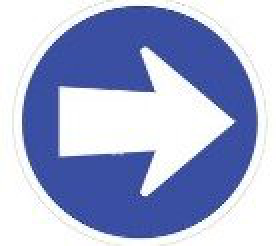
#> input picture laneDetector/right.png, 138 x 123 px, given in place of download.png, which was not available (shown 2 times larger)
$ python test.py
#> lines starting #> are read from the running program, lines starting #| are printed output that depends on the picture; pictures that were not available may be replaced by others from this repository, and a replacement may not be noted
# background = visualization_img
import cv2


import cv2
import numpy as np

def overlay_transparent(background, overlay, x, y):

    background_width = background.shape[1]
    background_height = background.shape[0]

    if x >= background_width or y >= background_height:
        return background

    h, w = overlay.shape[0], overlay.shape[1]

    if x + w > background_width:
        w = background_width - x
        overlay = overlay[:, :w]

    if y + h > background_height:
        h = background_height - y
        overlay = overlay[:h]

    if overlay.shape[2] < 4:
        overlay = np.concatenate(
            [
                overlay,
                np.ones((overlay.shape[0], overlay.shape[1], 1), dtype = overlay.dtype) * 255
            ],
            axis = 2,
        )

    overlay_image = overlay[..., :3]
    mask = overlay[..., 3:] / 255.0

    background[y:y+h, x:x+w] = (1.0 - mask) * background[y:y+h, x:x+w] + mask * overlay_image

    return background

a = cv2.imread('download.png')
#> a is the input picture: shape (123, 138, 3); mean B, G, R 209.6, 173.9, 164.4
overlay = cv2.imread('left.png')
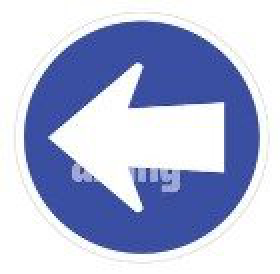
#> input picture laneDetector/left.png, 140 x 137 px (shown 2 times larger)
#> overlay is the input picture: shape (137, 140, 3); mean B, G, R 215.3, 184.2, 176
# overlay = cv2.resize(overlay,(120,12))
cv2.imshow('image',overlay)
rows,cols,channels = overlay.shape
#> rows = 137; cols = 140; channels = 3
print(rows,cols)
#| 137 140
# overlay=cv2.addWeighted(a[0:rows, 0:0+cols],0.5,overlay,0.5,0)
# dst = cv2.addWeighted(a, 0.5, overlay, 0.7, 0)
print(a.shape)
#| (123, 138, 3)
dst =overlay_transparent(a,overlay,10,10)
#> in overlay_transparent, `overlay = overlay[:, :w]`:
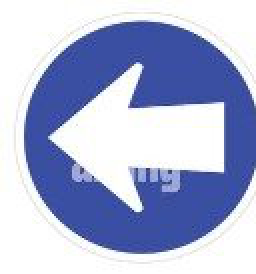
#> overlay: shape (137, 128, 3) (shown 2 times larger); mean of channels 0, 1, 2 212, 178, 169.2; drawn as B, G, R
#> in overlay_transparent, `overlay = overlay[:h]`:
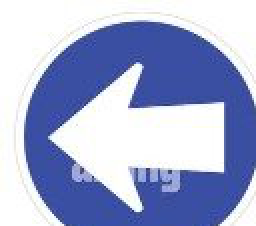
#> overlay: shape (113, 128, 3) (shown 2 times larger); mean of channels 0, 1, 2 208.1, 170.8, 161.1; drawn as B, G, R
#> in overlay_transparent, `mask = overlay[..., 3:] / 255.0`: mask: shape (113, 128, 1) float64; every value is 1
#> in overlay_transparent, `background[y:y+h, x:x+w] = (1.0 - mask) * background[y:y+h, x:x+w] + m..`:
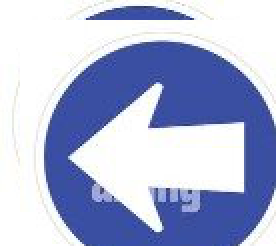
#> background: shape (123, 138, 3) (shown 2 times larger); mean B, G, R 213, 180.2, 171.6
cv2.imshow('image',dst)
cv2.waitKey(0)


# background[250:250+rows, 0:0+cols ] = overlay
